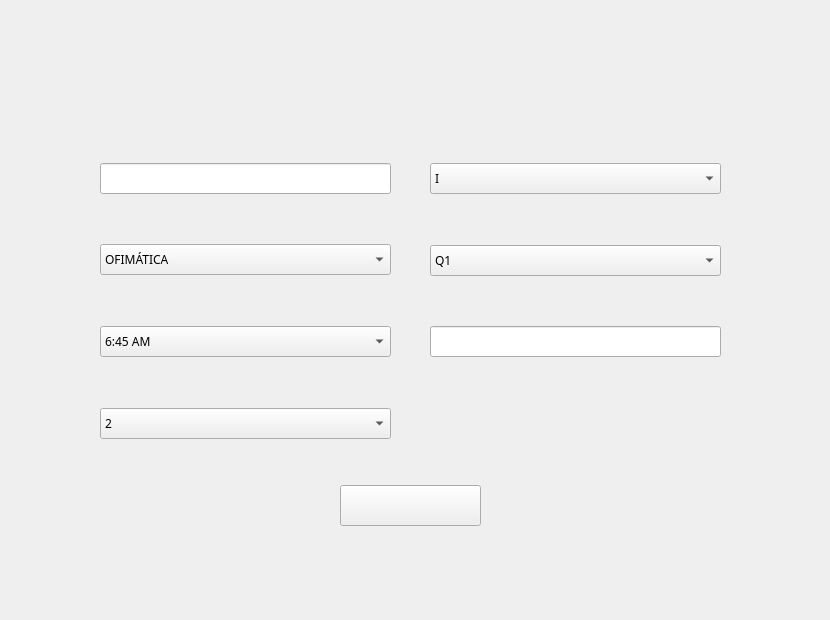
   <widget class="QWidget" name="page_10">
    <widget class="QLabel" name="label_12">
     <property name="geometry">
      <rect>
       <x>0</x>
       <y>0</y>
       <width>821</width>
       <height>611</height>
      </rect>
     </property>
     <property name="text">
      <string/>
     </property>
     <property name="pixmap">
      <pixmap resource="resources.qrc">:/Resources/crearClase.png</pixmap>
     </property>
    </widget>
    <widget class="QLineEdit" name="IDClaseLineEdit">
     <property name="geometry">
      <rect>
       <x>100</x>
       <y>163</y>
       <width>291</width>
       <height>31</height>
      </rect>
     </property>
     <property name="palette">
      <palette>
       <active>
        <colorrole role="WindowText">
         <brush brushstyle="SolidPattern">
          <color alpha="255">
           <red>26</red>
           <green>43</green>
           <blue>87</blue>
          </color>
         </brush>
        </colorrole>
       </active>
       <inactive>
        <colorrole role="WindowText">
         <brush brushstyle="SolidPattern">
          <color alpha="255">
           <red>26</red>
           <green>43</green>
           <blue>87</blue>
          </color>
         </brush>
        </colorrole>
       </inactive>
       <disabled/>
      </palette>
     </property>
     <property name="font">
      <font>
       <family>Arial Rounded MT Bold</family>
      </font>
     </property>
    </widget>
    <widget class="QComboBox" name="horaClaseComboBox">
     <property name="geometry">
      <rect>
       <x>100</x>
       <y>326</y>
       <width>291</width>
       <height>31</height>
      </rect>
     </property>
     <property name="palette">
      <palette>
       <active>
        <colorrole role="WindowText">
         <brush brushstyle="SolidPattern">
          <color alpha="255">
           <red>26</red>
           <green>43</green>
           <blue>87</blue>
          </color>
         </brush>
        </colorrole>
       </active>
       <inactive>
        <colorrole role="WindowText">
         <brush brushstyle="SolidPattern">
          <color alpha="255">
           <red>26</red>
           <green>43</green>
           <blue>87</blue>
          </color>
         </brush>
        </colorrole>
       </inactive>
       <disabled/>
      </palette>
     </property>
     <property name="font">
      <font>
       <family>Arial Rounded MT Bold</family>
      </font>
     </property>
     <item>
      <property name="text">
       <string>6:45 AM</string>
      </property>
     </item>
     <item>
      <property name="text">
       <string>8:10 AM</string>
      </property>
     </item>
     <item>
      <property name="text">
       <string>9:55 AM</string>
      </property>
     </item>
     <item>
      <property name="text">
       <string>11:15 AM</string>
      </property>
     </item>
     <item>
      <property name="text">
       <string>1:20 PM</string>
      </property>
     </item>
     <item>
      <property name="text">
       <string>2:40 PM</string>
      </property>
     </item>
     <item>
      <property name="text">
       <string>4:00 PM</string>
      </property>
     </item>
     <item>
      <property name="text">
       <string>5:20 PM</string>
      </property>
     </item>
     <item>
      <property name="text">
       <string>6:40 PM</string>
      </property>
     </item>
     <item>
      <property name="text">
       <string>8:00 PM</string>
      </property>
     </item>
    </widget>
    <widget class="QComboBox" name="unidadesValComboBox">
     <property name="geometry">
      <rect>
       <x>100</x>
       <y>408</y>
       <width>291</width>
       <height>31</height>
      </rect>
     </property>
     <property name="palette">
      <palette>
       <active>
        <colorrole role="WindowText">
         <brush brushstyle="SolidPattern">
          <color alpha="255">
           <red>26</red>
           <green>43</green>
           <blue>87</blue>
          </color>
         </brush>
        </colorrole>
       </active>
       <inactive>
        <colorrole role="WindowText">
         <brush brushstyle="SolidPattern">
          <color alpha="255">
           <red>26</red>
           <green>43</green>
           <blue>87</blue>
          </color>
         </brush>
        </colorrole>
       </inactive>
       <disabled/>
      </palette>
     </property>
     <property name="font">
      <font>
       <family>Arial Rounded MT Bold</family>
      </font>
     </property>
     <item>
      <property name="text">
       <string>2</string>
      </property>
     </item>
     <item>
      <property name="text">
       <string>3</string>
      </property>
     </item>
     <item>
      <property name="text">
       <string>4</string>
      </property>
     </item>
    </widget>
    <widget class="QComboBox" name="semestreComboBox">
     <property name="geometry">
      <rect>
       <x>430</x>
       <y>163</y>
       <width>291</width>
       <height>31</height>
      </rect>
     </property>
     <property name="palette">
      <palette>
       <active>
        <colorrole role="WindowText">
         <brush brushstyle="SolidPattern">
          <color alpha="255">
           <red>26</red>
           <green>43</green>
           <blue>87</blue>
          </color>
         </brush>
        </colorrole>
       </active>
       <inactive>
        <colorrole role="WindowText">
         <brush brushstyle="SolidPattern">
          <color alpha="255">
           <red>26</red>
           <green>43</green>
           <blue>87</blue>
          </color>
         </brush>
        </colorrole>
       </inactive>
       <disabled/>
      </palette>
     </property>
     <property name="font">
      <font>
       <family>Arial Rounded MT Bold</family>
      </font>
     </property>
     <item>
      <property name="text">
       <string>I</string>
      </property>
     </item>
     <item>
      <property name="text">
       <string>II</string>
      </property>
     </item>
    </widget>
    <widget class="QComboBox" name="periodoComboBox">
     <property name="geometry">
      <rect>
       <x>430</x>
       <y>245</y>
       <width>291</width>
       <height>31</height>
      </rect>
     </property>
     <property name="palette">
      <palette>
       <active>
        <colorrole role="WindowText">
         <brush brushstyle="SolidPattern">
          <color alpha="255">
           <red>26</red>
           <green>43</green>
           <blue>87</blue>
          </color>
         </brush>
        </colorrole>
       </active>
       <inactive>
        <colorrole role="WindowText">
         <brush brushstyle="SolidPattern">
          <color alpha="255">
           <red>26</red>
           <green>43</green>
           <blue>87</blue>
          </color>
         </brush>
        </colorrole>
       </inactive>
       <disabled/>
      </palette>
     </property>
     <property name="font">
      <font>
       <family>Arial Rounded MT Bold</family>
      </font>
     </property>
     <item>
      <property name="text">
       <string>Q1</string>
      </property>
     </item>
     <item>
      <property name="text">
       <string>Q2</string>
      </property>
     </item>
     <item>
      <property name="text">
       <string>Q3</string>
      </property>
     </item>
     <item>
      <property name="text">
       <string>Q4</string>
      </property>
     </item>
    </widget>
    <widget class="QLineEdit" name="yearLineEdit">
     <property name="geometry">
      <rect>
       <x>430</x>
       <y>326</y>
       <width>291</width>
       <height>31</height>
      </rect>
     </property>
     <property name="palette">
      <palette>
       <active>
        <colorrole role="WindowText">
         <brush brushstyle="SolidPattern">
          <color alpha="255">
           <red>26</red>
           <green>43</green>
           <blue>87</blue>
          </color>
         </brush>
        </colorrole>
       </active>
       <inactive>
        <colorrole role="WindowText">
         <brush brushstyle="SolidPattern">
          <color alpha="255">
           <red>26</red>
           <green>43</green>
           <blue>87</blue>
          </color>
         </brush>
        </colorrole>
       </inactive>
       <disabled/>
      </palette>
     </property>
     <property name="font">
      <font>
       <family>Arial Rounded MT Bold</family>
      </font>
     </property>
    </widget>
    <widget class="QPushButton" name="addClaseBtn_2">
     <property name="geometry">
      <rect>
       <x>340</x>
       <y>485</y>
       <width>141</width>
       <height>41</height>
      </rect>
     </property>
     <property name="text">
      <string/>
     </property>
    </widget>
    <widget class="QComboBox" name="nameClassComboBox">
     <property name="geometry">
      <rect>
       <x>100</x>
       <y>244</y>
       <width>291</width>
       <height>31</height>
      </rect>
     </property>
     <property name="palette">
      <palette>
       <active>
        <colorrole role="WindowText">
         <brush brushstyle="SolidPattern">
          <color alpha="255">
           <red>26</red>
           <green>43</green>
           <blue>87</blue>
          </color>
         </brush>
        </colorrole>
       </active>
       <inactive>
        <colorrole role="WindowText">
         <brush brushstyle="SolidPattern">
          <color alpha="255">
           <red>26</red>
           <green>43</green>
           <blue>87</blue>
          </color>
         </brush>
        </colorrole>
       </inactive>
       <disabled/>
      </palette>
     </property>
     <property name="font">
      <font>
       <family>Arial Rounded MT Bold</family>
      </font>
     </property>
     <item>
      <property name="text">
       <string>OFIMÁTICA</string>
      </property>
     </item>
     <item>
      <property name="text">
       <string>FÍSICA I</string>
      </property>
     </item>
     <item>
      <property name="text">
       <string>PROGRA I</string>
      </property>
     </item>
     <item>
      <property name="text">
       <string>ÁLGEBRA</string>
      </property>
     </item>
     <item>
      <property name="text">
       <string>SOCIOLOGÍA</string>
      </property>
     </item>
     <item>
      <property name="text">
       <string>FILOSOFÍA</string>
      </property>
     </item>
     <item>
      <property name="text">
       <string>CÁLCULO I</string>
      </property>
     </item>
    </widget>
   </widget>
